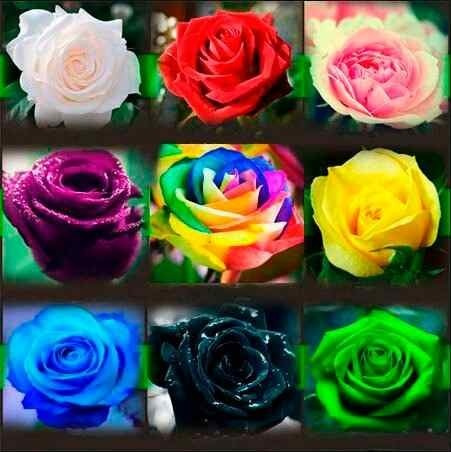
#> input picture daltonic/roses.jpeg, 452 x 452 px
$ python main.py
#> lines starting #> are read from the running program, lines starting #| are printed output that depends on the picture; after the words box and inside, x2 and y2 are one past the last pixel; in counts of white or black regions, pixels touching at a corner belong together
import cv2 as cv
import numpy as np

image = cv.imread("roses.jpeg")
#> image is the input picture: shape (452, 452, 3); mean B, G, R 73.7, 91.4, 92.1
hsv = cv.cvtColor(image, cv.COLOR_BGR2HSV)
#> hsv: shape (452, 452, 3); mean H, S, V 70.7, 166.2, 130.6

light_blue = np.array([110,50,50])
dark_blue = np.array([130,255,255])

light_green = np.array([36,25,25])
dark_green = np.array([86, 255,255])

light_red = np.array([0,50,50])
dark_red = np.array([10,255,255])


mask_blue = cv.inRange(hsv, light_blue, dark_blue)
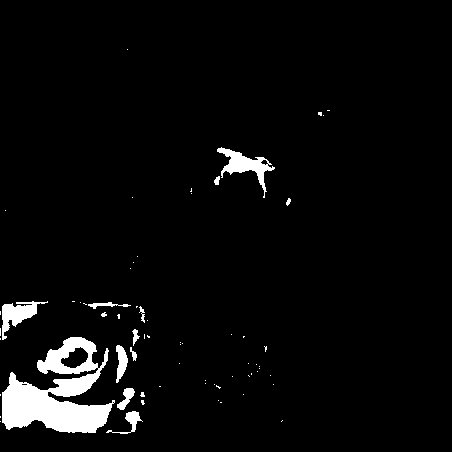
#> mask_blue: shape (452, 452); 4.1% white; 66 white regions (53 under 20 px), largest, box (x1, y1, x2, y2) and area: (2, 337, 115, 433) 5580, (217, 147, 275, 198) 860, (2, 301, 48, 340) 696
mask_green = cv.inRange(hsv, light_green, dark_green)
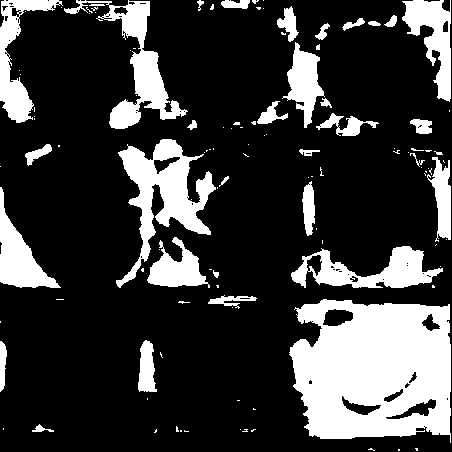
#> mask_green: shape (452, 452); 22.9% white; 116 white regions (81 under 20 px), largest, box (x1, y1, x2, y2) and area: (289, 299, 451, 443) 18375, (116, 139, 216, 288) 5212, (64, 0, 188, 129) 3750
mask_red = cv.inRange(hsv, light_red, dark_red)
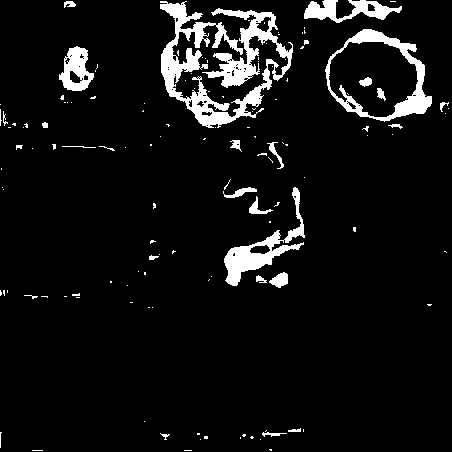
#> mask_red: shape (452, 452); 6.9% white; 133 white regions (106 under 20 px), largest, box (x1, y1, x2, y2) and area: (160, 1, 293, 128) 6236, (325, 29, 432, 122) 2198, (224, 187, 305, 286) 1842

output_blue = cv.bitwise_and(image,image, mask= mask_blue)
output_green = cv.bitwise_and(image,image, mask= mask_green)
output_red = cv.bitwise_and(image,image, mask= mask_red)

cv.putText(output_blue,"Blue",(170,260),cv.FONT_HERSHEY_SIMPLEX,3,(255,0,0),2,cv.LINE_AA)
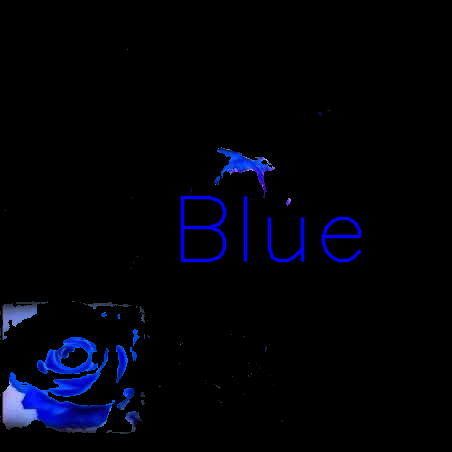
#> output_blue: shape (452, 452, 3); mean B, G, R 9.9, 2.5, 1.4
cv.putText(output_green,"Green",(170,260),cv.FONT_HERSHEY_SIMPLEX,3,(0,255,0),2,cv.LINE_AA)
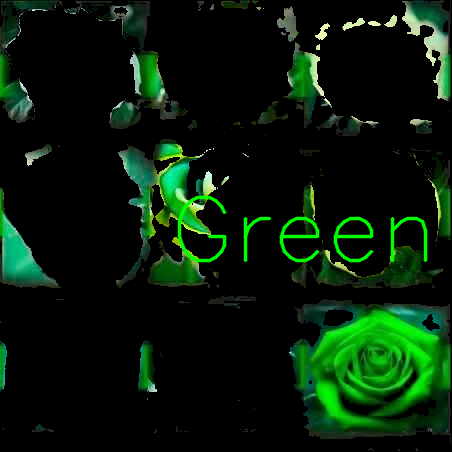
#> output_green: shape (452, 452, 3); mean B, G, R 9.1, 27.7, 7.2
cv.putText(output_red,"Red",(170,260),cv.FONT_HERSHEY_SIMPLEX,3,(0,0,255),2,cv.LINE_AA)
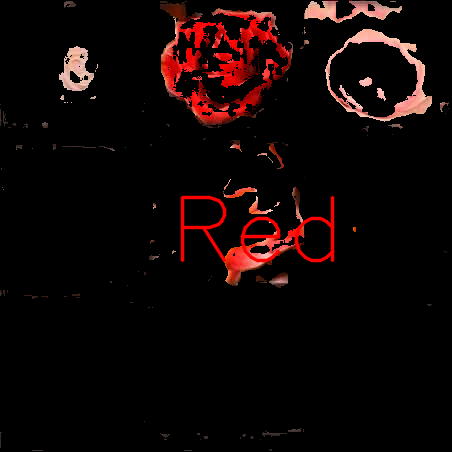
#> output_red: shape (452, 452, 3); mean B, G, R 4.9, 5.5, 15.6

cv.imshow("Color Detected", np.hstack((image,output_blue,output_green,output_red)))
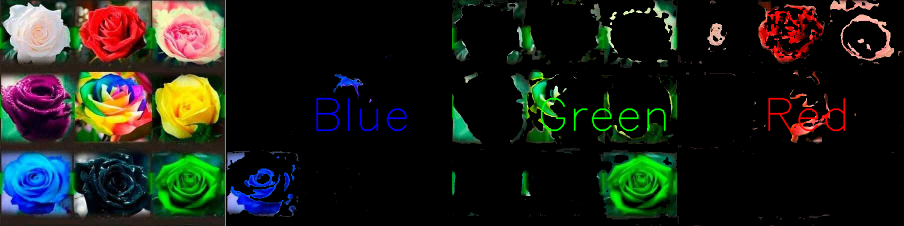
#> window 'Color Detected': shape (452, 1808, 3) (shown at 1/2 size); mean B, G, R 24.4, 31.8, 29.1
cv.waitKey(0)
cv.destroyAllWindows()
